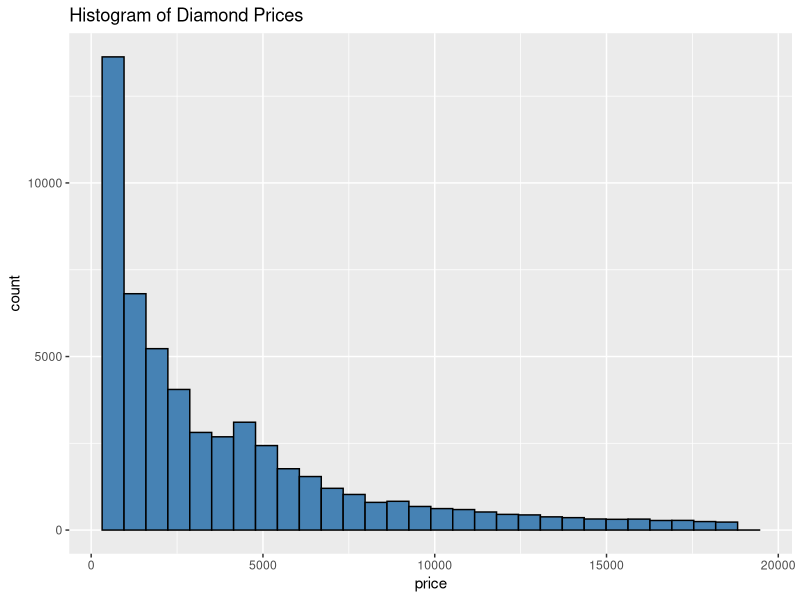
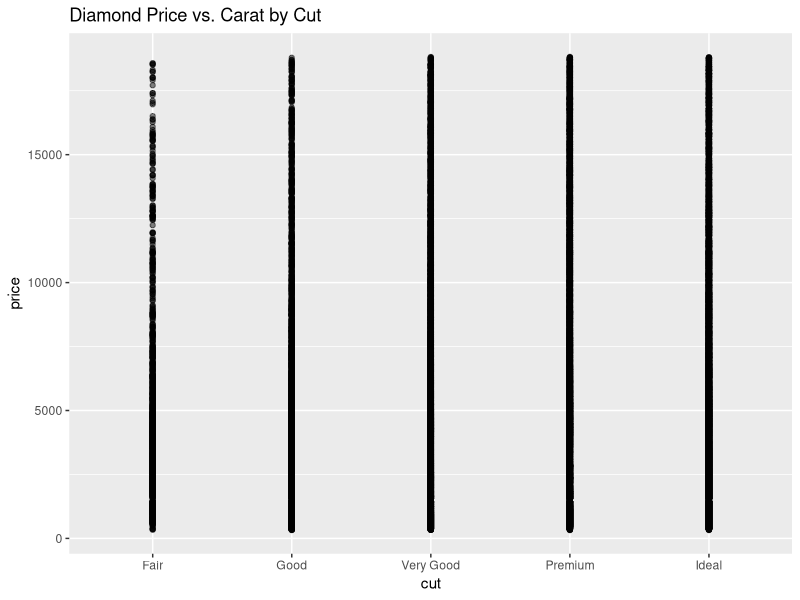
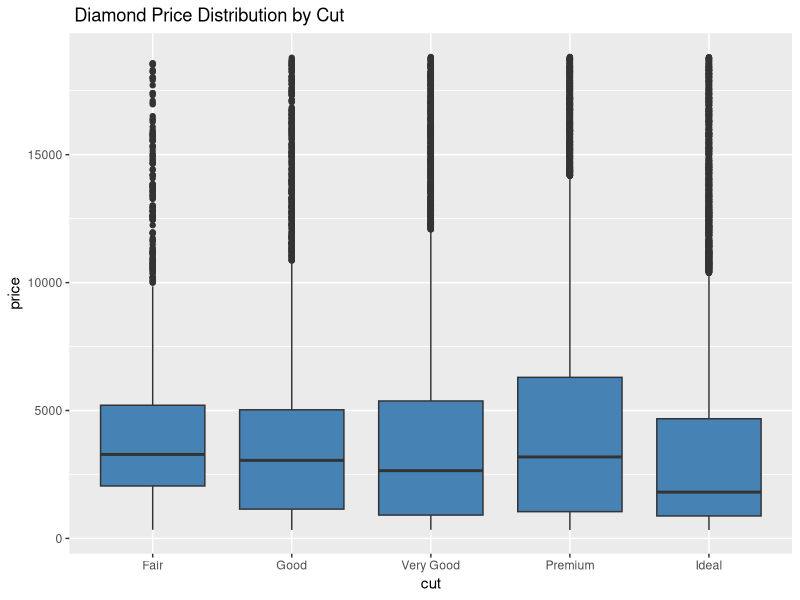

Reproduce these figures in R, in order.
# EDA using R with diamonds dataset
library(tidyverse)

# Load the diamonds dataset
data("diamonds")

# Get dataset dimensions
dim(diamonds)

# Summary statistics of the dataset
summary(diamonds)

# Correlation matrix of number variables
round(cor(diamonds[c('carat', 'depth', 'table', 'price', 'x', 'y', 'z')]), 2)

#Histogram of diamond prices
ggplot(data=diamonds, aes(x=price)) +
  geom_histogram(fill="steelblue", color="black") +
  ggtitle("Histogram of Diamond Prices")

# Scatterplot of carat vs price, colored by cut
ggplot(data = diamonds, aes(x=cut, y=price)) +
  geom_point(alpha=0.5) +
  ggtitle ("Diamond Price vs. Carat by Cut")

# Boxplot of price by cut
ggplot (data= diamonds, aes(x = cut, y = price)) +
  geom_boxplot(fill = "steelblue") +
  ggtitle(" Diamond Price Distribution by Cut")
